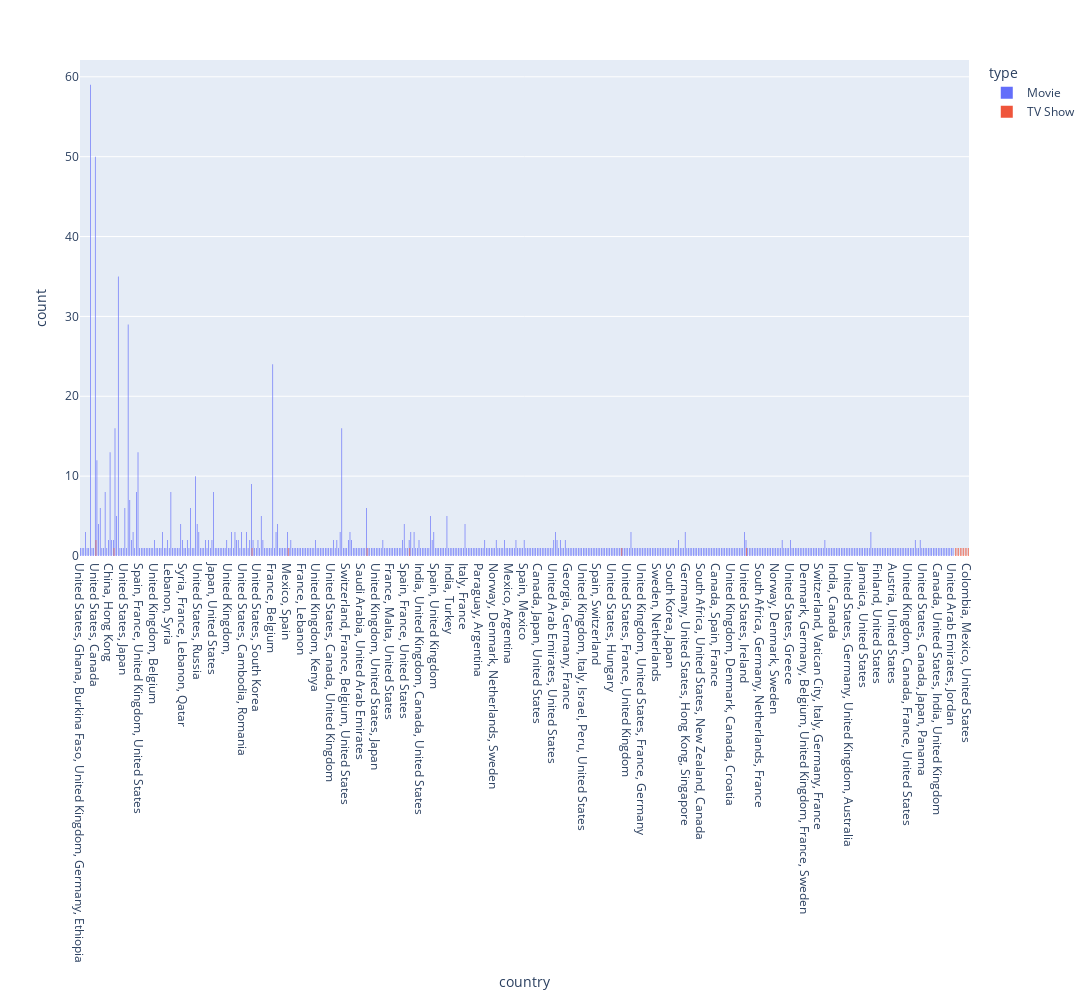

Here is the notebook cell this chart was saved with:
### Code cell
# for column country with more than one countries in each row
multi_country = df[df["country"].apply(lambda x: len(x.split(",")) > 1)]

fig = px.histogram(
    multi_country,
    x="country",
    y="type",
    color="type",
    histfunc="count",
    barmode="group"
)

fig.update_layout(
    width=1200,
    height=1000,
    autosize=False,
)

fig

### Figure 1 — Plotly figure (JSON) as saved in the notebook; plotly's stock layout.template omitted (floating-point values rounded to 4 significant figures; data arrays with more than 128 entries replaced by an {"elided": "..."} marker saying what was removed)
{"data": [{"alignmentgroup": "True", "bingroup": "x", "histfunc": "count", "hovertemplate": "type=Movie<br>country=%{x}<br>count=%{y}<extra></extra>", "legendgroup": "Movie", "marker": {"color": "#636efa", "pattern": {"shape": ""}}, "name": "Movie", "offsetgroup": "Movie", "orientation": "v", "showlegend": true, "type": "histogram", "x": {"elided": "979 str values"}, "xaxis": "x", "y": {"elided": "979 str values"}, "yaxis": "y"}, {"alignmentgroup": "True", "bingroup": "x", "histfunc": "count", "hovertemplate": "type=TV Show<br>country=%{x}<br>count=%{y}<extra></extra>", "legendgroup": "TV Show", "marker": {"color": "#EF553B", "pattern": {"shape": ""}}, "name": "TV Show", "offsetgroup": "TV Show", "orientation": "v", "showlegend": true, "type": "histogram", "x": ["Philippines, Singapore, Indonesia", "Canada, United Kingdom, United States", "Mexico, Spain", "United States, Canada", "United States, Canada", "United Kingdom, Germany, United States, France", "South Korea, United States", "France, South Korea, Japan, United States", "Taiwan, Malaysia", "India, United States", "United Kingdom, Ireland, United States", "Italy, United States", "United States, Israel, Italy, South Africa", "Mexico, United States", "United Kingdom, United States, Spain, Germany, Greece, Canada", "Italy, Canada, France", "United States, Ireland", "Colombia, Mexico, United States"], "xaxis": "x", "y": ["TV Show", "TV Show", "TV Show", "TV Show", "TV Show", "TV Show", "TV Show", "TV Show", "TV Show", "TV Show", "TV Show", "TV Show", "TV Show", "TV Show", "TV Show", "TV Show", "TV Show", "TV Show"], "yaxis": "y"}], "layout": {"autosize": false, "barmode": "group", "height": 1000, "legend": {"title": {"text": "type"}, "tracegroupgap": 0}, "margin": {"t": 60}, "width": 1200, "xaxis": {"anchor": "y", "domain": [0, 1], "title": {"text": "country"}}, "yaxis": {"anchor": "x", "categoryarray": ["TV Show", "Movie"], "categoryorder": "array", "domain": [0, 1], "title": {"text": "count"}}}}
